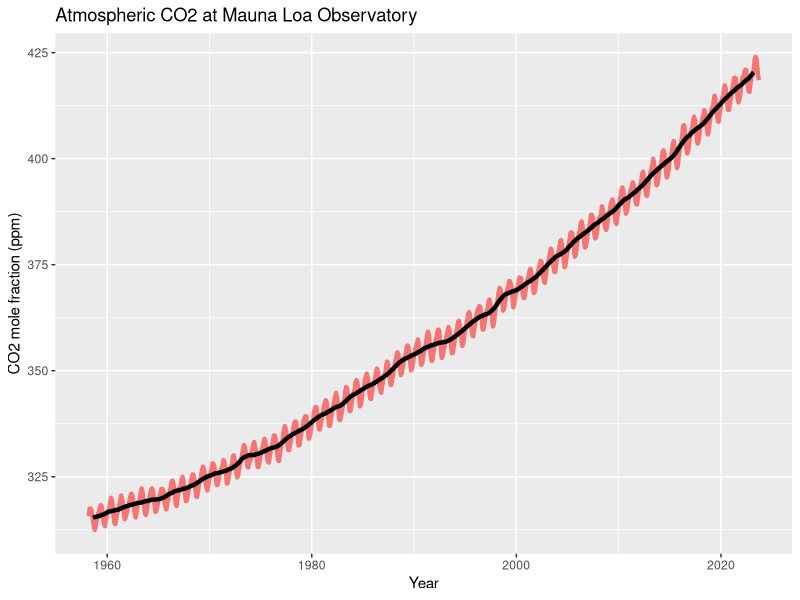

The R source for this figure:
# Load necessary libraries
library(tidyverse)
library(ggplot2)
library(zoo)

# Load the data
co2_data <- read_csv("co2_mm_mlo.csv")

co2_data$RollingMean <- rollmean(co2_data$average, k = 12, fill = NA, align = "center")

# Plot the data
plot <- ggplot(data = co2_data, aes(x = `decimal date`, y = average)) +
  geom_line(color = "red", size = 1.5, alpha = 0.5) +
  geom_line(aes(y = RollingMean), color = "black", size = 1.5) +
  labs(
    title = "Atmospheric CO2 at Mauna Loa Observatory",
    x = "Year",
    y = "CO2 mole fraction (ppm)"
  )

print(plot)